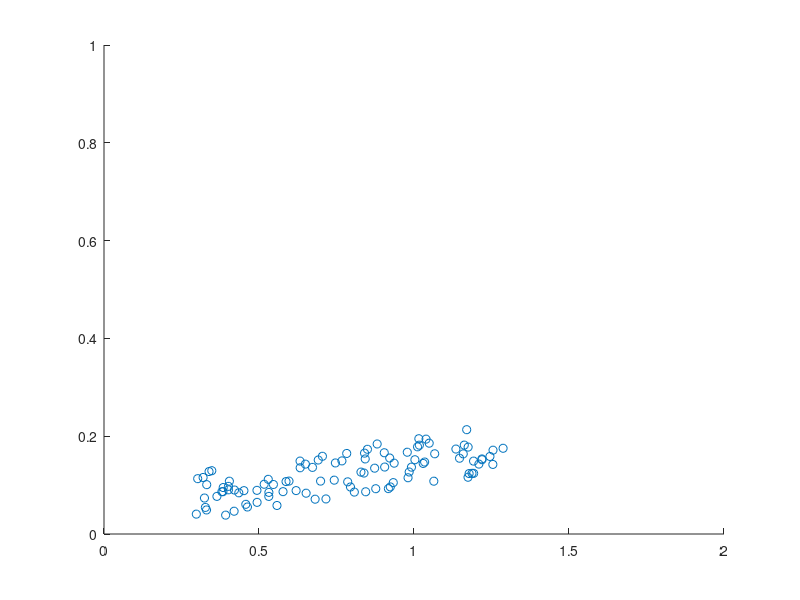
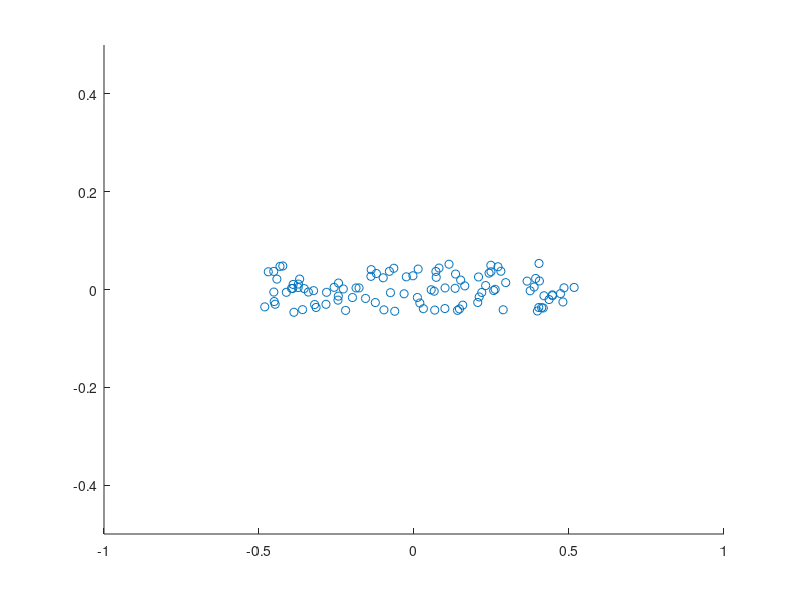

Source code (MATLAB) for these figures, in order:
% Point cloud creation
x = rand(1,100) + rand();   % 100 punts aleatoris amb un offset també aleatori
y = rand().*x  + rand(1,100)/10; % pendent de valor aleatori i offset també aleatori

figure(1);
scatter(x,y);
axis([0 2 0 1]);

% Cloud point centering
xp = x - mean(x);
yp = y - mean(y);

% Covariance and eigen values
c = cov(xp, yp);
[evectors, evalues] = eig(c);

% Determine which dimension has the major variance  
[val,ind] = max(diag(evalues));

% Extract the angle of the ‘major axis’
theta = -pi/2-atan2(evectors(ind,1),evectors(ind,2)); % heu d’endevinar que cal posar aquí

% Create clockwise rotation matrix
R = [cos(theta) sin(theta); -sin(theta) cos(theta)]; % heu de buscar a internet que cal posar aquí

% Rotate the points 
rp = R * [xp;yp];

% Draw the points
figure(2);
scatter(rp(1,:),rp(2,:));
axis([-1 1 -0.5 0.5]);

